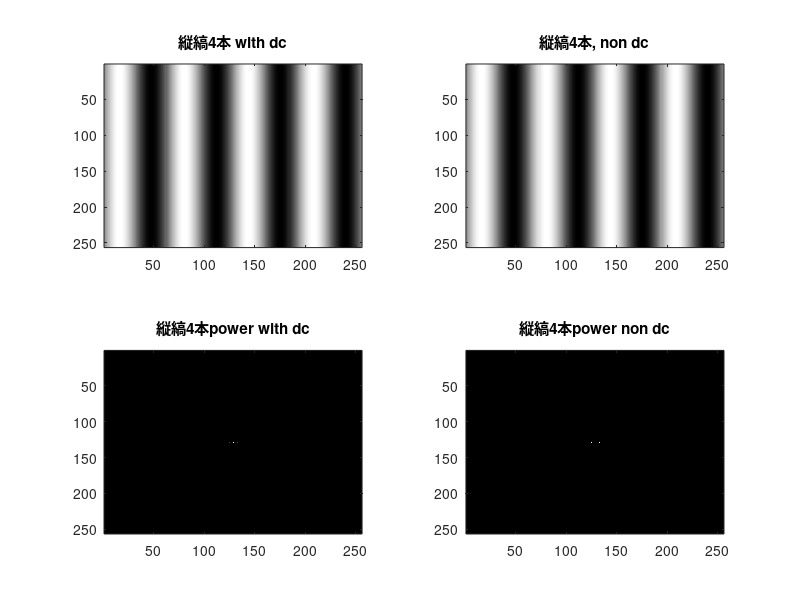
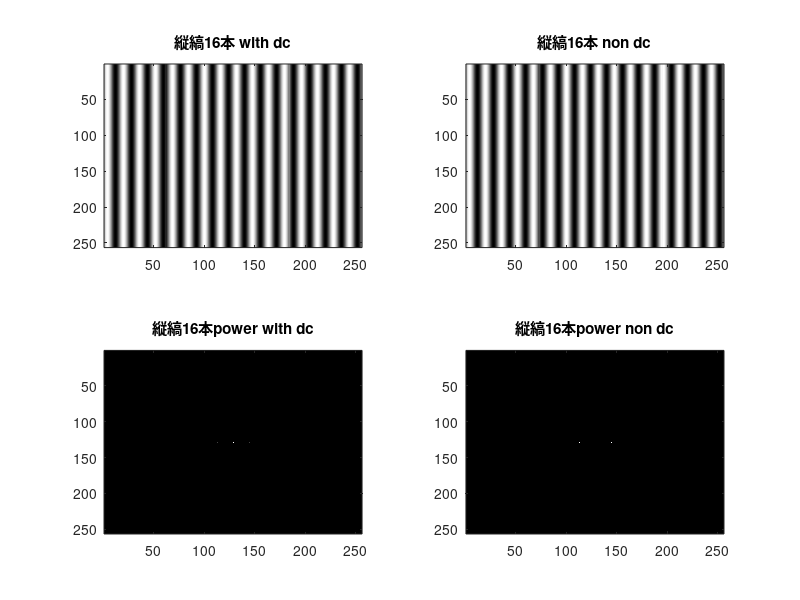
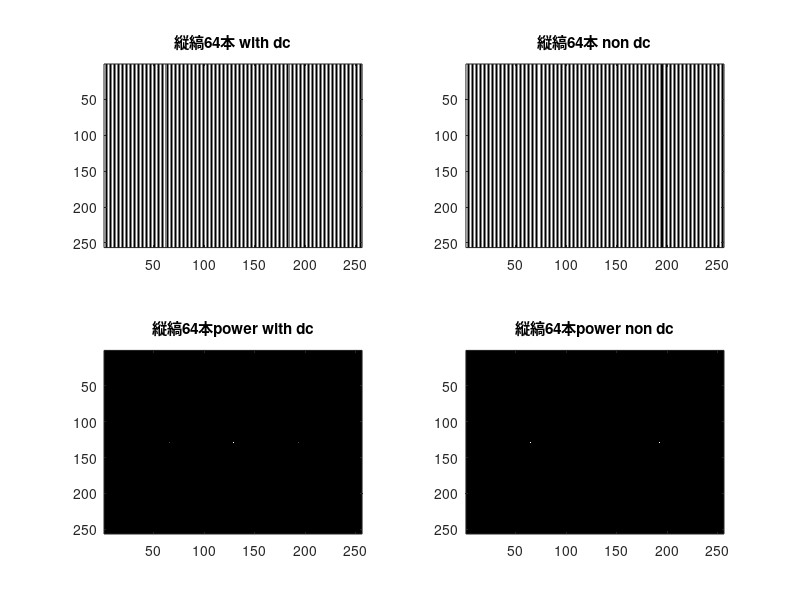

These charts were generated, in order, by the following MATLAB code:
%%%%%2次元FFT1%%%%%

%1. 画像の作成(256x256で黒の縦縞4本,16本,64本)

clear;
close all;

height = 256;
width = 256;

 for k = 1:height
     for l = 1:width
         %dc included
         img4(k,l) = 1 + sin(2*pi*l*4/256);
         img16(k,l) = 1 + sin(2*pi*l*16/256);
         img64(k,l) = 1 + sin(2*pi*l*64/256);
         
         %dc not included
         img4ndc(k,l) = sin(2*pi*l*4/256);
         img16ndc(k,l) = sin(2*pi*l*16/256);
         img64ndc(k,l) = sin(2*pi*l*64/256);
         
     end
 end
 
 
 %img -> freq
 img4Freq = fft2(img4);
 img16Freq = fft2(img16);
 img64Freq = fft2(img64);
 img4ndcFreq = fft2(img4ndc);
 img16ndcFreq = fft2(img16ndc);
 img64ndcFreq = fft2(img64ndc);
 
 shifted4Freq = fftshift(img4Freq);
 shifted16Freq = fftshift(img16Freq);
 shifted64Freq = fftshift(img64Freq);
 
 shifted4ndcFreq = fftshift(img4ndcFreq);
 shifted16ndcFreq = fftshift(img16ndcFreq);
 shifted64ndcFreq = fftshift(img64ndcFreq);
 
 %get power spec
 img4Power = abs(shifted4Freq).^2;
 img16Power = abs(shifted16Freq).^2;
 img64Power = abs(shifted64Freq).^2;
 img4ndcPower = abs(shifted4ndcFreq).^2;
 img16ndcPower = abs(shifted16ndcFreq).^2;
 img64ndcPower = abs(shifted64ndcFreq).^2;
 
 %figure from here
 figure;
     subplot(2, 2, 1);
     colormap(gray);
     imagesc(img4);
     title('縦縞4本 with dc');

     subplot(2, 2, 2);
     colormap(gray);
     imagesc(img4ndc);
     title('縦縞4本, non dc');
 
     subplot(2, 2, 3);
     colormap(gray);
     imagesc(img4Power);
     title('縦縞4本power with dc');

     subplot(2, 2, 4);
     colormap(gray);
     imagesc(img4ndcPower);
     title('縦縞4本power non dc');

 
 figure;
     subplot(2,2,1);
     colormap(gray);
     imagesc(img16);
     title('縦縞16本 with dc');

     subplot(2,2,2);
     colormap(gray);
     imagesc(img16ndc);
     title('縦縞16本 non dc');
 
     subplot(2,2,3);
     colormap(gray);
     imagesc(img16Power);
     title('縦縞16本power with dc');

     subplot(2,2,4);
     colormap(gray);
     imagesc(img16ndcPower);
     title('縦縞16本power non dc');
 
 figure;
     subplot(2,2,1);
     colormap(gray);
     imagesc(img64);
     title('縦縞64本 with dc');
     
     subplot(2,2,2);
     colormap(gray);
     imagesc(img64ndc);
     title('縦縞64本 non dc');
 
     subplot(2,2,3);
     colormap(gray);
     imagesc(img64Power);
     title('縦縞64本power with dc');

     subplot(2,2,4);
     colormap(gray);
     imagesc(img64ndcPower);
     title('縦縞64本power non dc');
    
 % 縞が多くなると, パワースペクトルの点の間隔が広がる.(パワースペクトルの中心ほど低周波, 振幅にあたるものは濃淡)
 % 直流成分がなくなると, 中心の点がなくなる. パワースペクトルの中心を特に直流成分という.
 
 